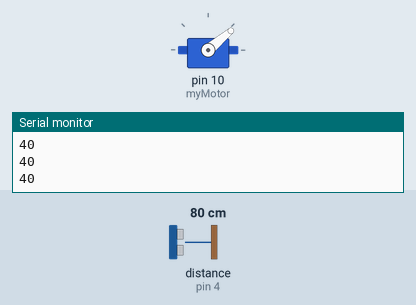
Simulated run of this sketch. Board: Arduino Uno, built with avr-gcc and run on an emulated ATmega328P. Shown: servo, the last lines printed to the serial monitor. Wiring (inferred from the names in the program): ultrasonic range finder: trigger pin 5; echo pin 4. The test bench sets the inputs (shaded band); at power-on: distance to the obstacle (sensor on pin 4) 80 cm. The echo pulse lasts 58.3 µs per cm.

Above: at 1.7 s.
1.8 s: distance to the obstacle (sensor on pin 4) set to 60 cm
At 2.6 s:
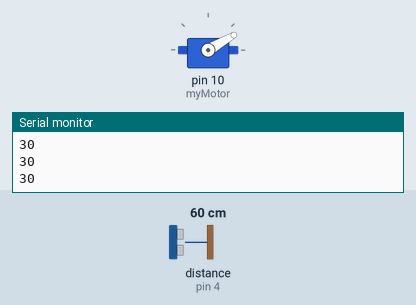
3.3 s: distance to the obstacle (sensor on pin 4) set to 120 cm
At 4.5 s:
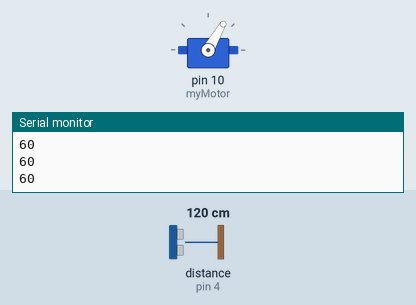
4.8 s: distance to the obstacle (sensor on pin 4) set to 250 cm
At 5.2 s:
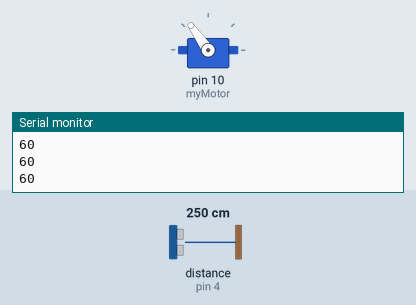
6.3 s: distance to the obstacle (sensor on pin 4) set to 299 cm
At 7.6 s:
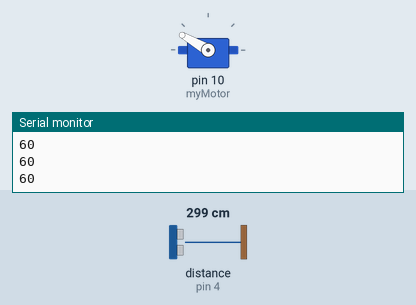
Timing chart, 0 to 8.8 s (numbered marks = the images above; inputs shaded):
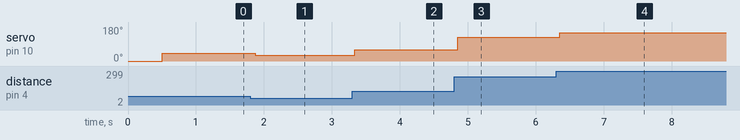

Measured:
- after the input at 1.8 s, servo on pin 10 (myMotor): 40° → 30° after 0.07 s
- after the input at 3.3 s, servo on pin 10 (myMotor): 30° → 60° at once
- after the input at 4.8 s, servo on pin 10 (myMotor): 60° → 125° after 0.05 s
- after the input at 6.3 s, servo on pin 10 (myMotor): 125° → 150° after 0.05 s

The sketch:

Ultrasonic_ESC_Control.ino
```cpp
// CONNEXIONS
// ULTRASONIC --> ARDUINO
// ECHO --> D4
// TRIG --> D5
// VCC --> 5V
// GND --> GND

/*
*  Valors
*  - Val = 4 comença a girar
*  - Val = 47 és el màxim (amb aspa), 180 sense
*  - Podem passar de 0 a 27 de cop
*  (Do whatever you want with it.)
*/

// Need the Servo library
#include <Servo.h>

// This is our motor.
Servo myMotor;
int increment = 2;
int val = 0;

int inputPin=4;  // define ultrasonic signal receiver pin  ECHO to D4
int outputPin=5; // define ultrasonic signal transmitter pin TRIG to D5


// Set everything up
void setup()
{
  // Put the motor to Arduino pin #9
  myMotor.attach(10);
  // Required for I/O from Serial monitor
  Serial.begin(9600);
  // Print a startup message
  Serial.println("initializing");
  myMotor.write(0);

  pinMode(inputPin, INPUT);
  pinMode(outputPin, OUTPUT);

  delay(500);
}


void loop(){
  digitalWrite(outputPin, LOW);
  delayMicroseconds(2);
  digitalWrite(outputPin, HIGH); // Pulse for 10μ s to trigger ultrasonic detection
  delayMicroseconds(10);
  digitalWrite(outputPin, LOW);
  int distance = pulseIn(inputPin, HIGH);  // Read receiver pulse time
  distance= distance/58;   // Transform pulse time to distance

  val = distance / 2;
  // Convert the string to an integer

  if (val > -1 && val < 100)
    Serial.println(val);
    myMotor.write(val);

    delay(100);
}
```
